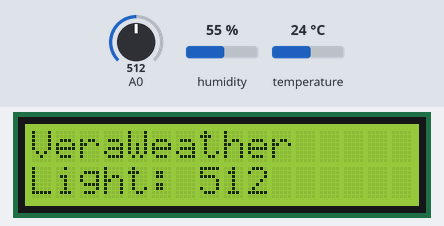
This sketch was run on a simulated Arduino Uno, built with avr-gcc and run on an emulated ATmega328P. Parts: 16×2 character LCD. The inputs (shaded band) are chosen by the test bench; at power-on: humidity 55 %, A0 = 512, temperature 24 °C. The modem accepts every AT command (registered, SIM ready, sends succeed) and sends nothing else; what the sketch prints to the serial monitor is not drawn.

Above: at 1.2 s.
1.3 s: humidity set to 22 %
At 11.5 s:
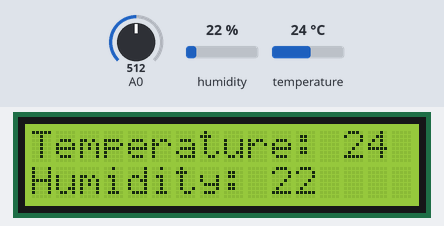
11.8 s: A0 set to 716
At 18.9 s:
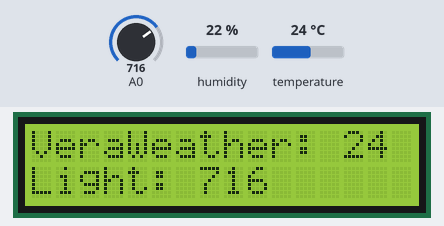
20.6 s: temperature set to 12 °C
At 29.1 s:
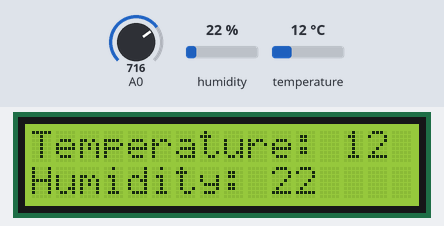
29.4 s: A0 set to 900
At 36.5 s:
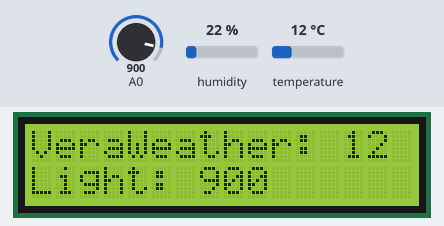
38.2 s: humidity set to 40 %
At 46.5 s:
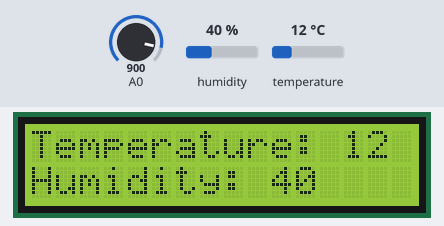
47.0 s: A0 set to 1023
At 54.1 s:
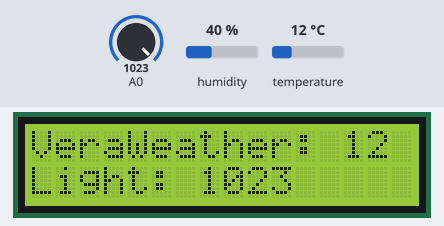
Timing chart, 0 to 55.6 s (numbered marks = the images above; inputs shaded):
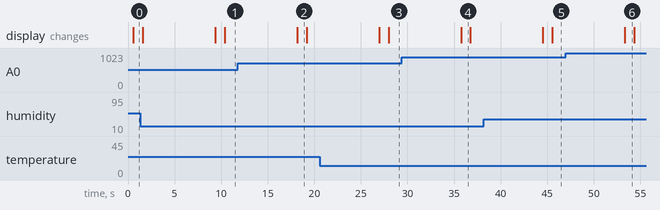

The sketch:

Program_Code.ino
```cpp
#include <DHT11.h>
#include <LiquidCrystal.h>
#include <SoftwareSerial.h>
SoftwareSerial sim800l(0, 1);
#define DHT11_PIN A1

DHT11 dht11(A1);
LiquidCrystal lcd(7, 6, 5, 4, 3, 2);
SoftwareSerial gsmSerial(10, 11);
void setup() {
  gsmSerial.begin(9600);
  lcd.begin(16, 2);
  sim800l.begin(9600);
  Serial.begin(9600);
}

void loop() {
  int ldr = analogRead(A0);
  int temperature = 0;
  int humidity = 0;
  int result = dht11.readTemperatureHumidity(temperature, humidity);

  lcd.setCursor(0, 0);
  lcd.print("VeraWeather");
  lcd.setCursor(0, 1);
  lcd.print("Light: ");
  lcd.print(ldr);
  lcd.print("     ");
  delay(1000);

  lcd.setCursor(0, 0);
  lcd.print("Temperature: ");
  lcd.print(temperature);

  lcd.setCursor(0, 1);
  lcd.print("Humidity: ");
  lcd.print(humidity);

  delay(500);
  Serial.println("Sending SMS...");
  sim800l.print("AT+CMGF=1\r");
  delay(100);
  sim800l.print("AT+CMGS=\"+254759626842\"\r");  //Your phone number
  delay(500);
  sim800l.print("SIM800l is working");
  delay(500);
  sim800l.print((char)26);
  delay(500);
  sim800l.println();
  String temp = "Temperature: " + String(temperature);
  delay(500);
  Serial.println(temp);
  String lig = "Light: " + String(ldr);
  delay(500);
  Serial.println(lig);
  String hum = "Humidity: " + String(humidity);
  delay(500);
  Serial.println(hum);
  Serial.println("Text Sent.");
  delay(500);
  if (sim800l.available()){
    Serial.write(sim800l.read());
  }
  String message = "Temp: " + String(temp) + "C, Humidity: " + String(humidity) + "%, Light: " + String(lig);

  // Send SMS
  gsmSerial.println("AT+CMGF=1");
  delay(1000);
  gsmSerial.println("AT+CMGS=\"+254759626842\"");
  delay(1000);
  gsmSerial.println(message);
  delay(1000);
}
```

Measured:
- after the input at 11.8 s, the display: changes after 6.4 s (image 2)
- after the input at 20.6 s, the display: first differs from a run without the input after 7.4 s (image 3)
- after the input at 29.4 s, the display: changes after 6.3 s (image 4)
- after the input at 38.2 s, the display: first differs from a run without the input after 7.3 s (image 5)
- after the input at 47.0 s, the display: changes after 6.3 s (image 6)
- what the display in image 2 shows lasts 1.0 s, from 18.2 s to 19.2 s
